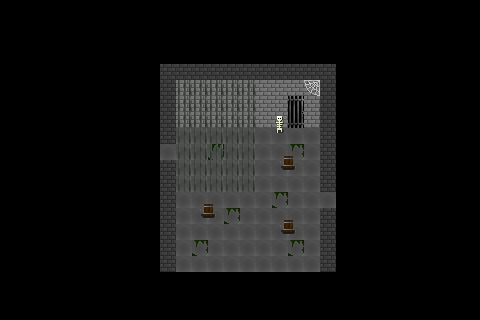

Tiled map render using the project's own tile images. Description and the whole map definition, tile-layer contents included, below:
An orthogonal 30x20 tile map with 16x16 px tiles, 3 tile layers (Tile Layer 1, Tile Layer 2, Tile Layer 3), 2 tilesets and 14 objects.

<map version="1.0" orientation="orthogonal" renderorder="left-down" width="30" height="20" tilewidth="16" tileheight="16" nextobjectid="16">
 <tileset firstgid="1" name="dungeon1" tilewidth="16" tileheight="32" tilecount="10" columns="0">
  <tile id="0">
   <image width="16" height="16" source="../../../Creative Cloud Files/darktiles.png" />
  </tile>
  <tile id="1">
   <image width="16" height="16" source="../../../Creative Cloud Files/bricks1.png" />
  </tile>
  <tile id="2">
   <image width="16" height="16" source="../../../Creative Cloud Files/darkbricks.png" />
  </tile>
  <tile id="3">
   <image width="16" height="32" source="../../../Creative Cloud Files/jaildoor.png" />
  </tile>
  <tile id="4">
   <image width="16" height="16" source="../../../Creative Cloud Files/darkmossytiles.png" />
  </tile>
  <tile id="5">
   <image width="16" height="16" source="../../../Creative Cloud Files/web.png" />
  </tile>
  <tile id="6">
   <image width="16" height="32" source="../../../Creative Cloud Files/skelly_dead.png" />
  </tile>
  <tile id="7">
   <image width="16" height="16" source="../../../Creative Cloud Files/bars.png" />
  </tile>
  <tile id="8">
   <image width="16" height="16" source="../../../Creative Cloud Files/barrel.png" />
  </tile>
  <tile id="9">
   <image width="16" height="32" source="../../../Creative Cloud Files/skelly_dead.png" />
  </tile>
 </tileset>
 <tileset firstgid="11" name="stuff" tilewidth="80" tileheight="48" tilecount="10" columns="0">
  <tile id="0">
   <image width="16" height="16" source="../../../Creative Cloud Files/darktiles.png" />
  </tile>
  <tile id="1">
   <image width="16" height="16" source="../../../Creative Cloud Files/darkmossytiles.png" />
  </tile>
  <tile id="2">
   <image width="16" height="16" source="../../../Creative Cloud Files/bricks1.png" />
  </tile>
  <tile id="3">
   <image width="16" height="16" source="../../../Creative Cloud Files/darkbricks.png" />
  </tile>
  <tile id="4">
   <image width="16" height="32" source="../../../Creative Cloud Files/jaildoor.png" />
  </tile>
  <tile id="5">
   <image width="16" height="32" source="../../../Creative Cloud Files/door1.png" />
  </tile>
  <tile id="6">
   <image width="16" height="32" source="../../../Creative Cloud Files/skelly_dead.png" />
  </tile>
  <tile id="7">
   <image width="80" height="48" source="../../../Creative Cloud Files/table2.png" />
  </tile>
  <tile id="8">
   <image width="16" height="16" source="../../../Creative Cloud Files/barrel.png" />
  </tile>
  <tile id="9">
   <image width="16" height="32" source="../../../Creative Cloud Files/skelly_dead.png" />
  </tile>
 </tileset>
 <layer name="Tile Layer 1" width="30" height="20">
  <data encoding="csv">
0,0,0,0,0,0,0,0,0,0,0,0,0,0,0,0,0,0,0,0,0,0,0,0,0,0,0,0,0,0,
0,0,0,0,0,0,0,0,0,0,0,0,0,0,0,0,0,0,0,0,0,0,0,0,0,0,0,0,0,0,
0,0,0,0,0,0,0,0,0,0,0,0,0,0,0,0,0,0,0,0,0,0,0,0,0,0,0,0,0,0,
0,0,0,0,0,0,0,0,0,0,0,0,0,0,0,0,0,0,0,0,0,0,0,0,0,0,0,0,0,0,
0,0,0,0,0,0,0,0,0,0,3,3,3,3,3,3,3,3,3,3,3,0,0,0,0,0,0,0,0,0,
0,0,0,0,0,0,0,0,0,0,3,2,2,2,2,2,2,2,2,2,3,0,0,0,0,0,0,0,0,0,
0,0,0,0,0,0,0,0,0,0,3,2,2,2,2,2,2,2,2,2,3,0,0,0,0,0,0,0,0,0,
0,0,0,0,0,0,0,0,0,0,3,2,2,2,2,2,2,2,4,2,3,0,0,0,0,0,0,0,0,0,
0,0,0,0,0,0,0,0,0,0,3,1,1,1,1,1,1,1,1,1,3,0,0,0,0,0,0,0,0,0,
0,0,0,0,0,0,0,0,0,0,1,1,1,5,1,1,1,1,5,1,3,0,0,0,0,0,0,0,0,0,
0,0,0,0,0,0,0,0,0,0,3,1,1,1,1,1,1,1,1,1,3,0,0,0,0,0,0,0,0,0,
0,0,0,0,0,0,0,0,0,0,3,1,1,1,1,1,1,1,1,1,3,0,0,0,0,0,0,0,0,0,
0,0,0,0,0,0,0,0,0,0,3,1,1,1,1,1,1,5,1,1,1,0,0,0,0,0,0,0,0,0,
0,0,0,0,0,0,0,0,0,0,3,1,1,1,5,1,1,1,1,1,3,0,0,0,0,0,0,0,0,0,
0,0,0,0,0,0,0,0,0,0,3,1,1,1,1,1,1,1,1,1,3,0,0,0,0,0,0,0,0,0,
0,0,0,0,0,0,0,0,0,0,3,1,5,1,1,1,1,1,5,1,3,0,0,0,0,0,0,0,0,0,
0,0,0,0,0,0,0,0,0,0,3,1,1,1,1,1,1,1,1,1,3,0,0,0,0,0,0,0,0,0,
0,0,0,0,0,0,0,0,0,0,0,0,0,0,0,0,0,0,0,0,0,0,0,0,0,0,0,0,0,0,
0,0,0,0,0,0,0,0,0,0,0,0,0,0,0,0,0,0,0,0,0,0,0,0,0,0,0,0,0,0,
0,0,0,0,0,0,0,0,0,0,0,0,0,0,0,0,0,0,0,0,0,0,0,0,0,0,0,0,0,0
</data>
 </layer>
 <layer name="Tile Layer 2" width="30" height="20">
  <data encoding="csv">
0,0,0,0,0,0,0,0,0,0,0,0,0,0,0,0,0,0,0,0,0,0,0,0,0,0,0,0,0,0,
0,0,0,0,0,0,0,0,0,0,0,0,0,0,0,0,0,0,0,0,0,0,0,0,0,0,0,0,0,0,
0,0,0,0,0,0,0,0,0,0,0,0,0,0,0,0,0,0,0,0,0,0,0,0,0,0,0,0,0,0,
0,0,0,0,0,0,0,0,0,0,0,0,0,0,0,0,0,0,0,0,0,0,0,0,0,0,0,0,0,0,
0,0,0,0,0,0,0,0,0,0,0,0,0,0,0,0,0,0,0,0,0,0,0,0,0,0,0,0,0,0,
0,0,0,0,0,0,0,0,0,0,0,8,8,8,8,8,0,0,0,6,0,0,0,0,0,0,0,0,0,0,
0,0,0,0,0,0,0,0,0,0,0,8,8,8,8,8,0,0,0,0,0,0,0,0,0,0,0,0,0,0,
0,0,0,0,0,0,0,0,0,0,0,8,8,8,8,8,0,0,0,0,0,0,0,0,0,0,0,0,0,0,
0,0,0,0,0,0,0,0,0,0,0,8,8,8,8,8,0,10,0,0,0,0,0,0,0,0,0,0,0,0,
0,0,0,0,0,0,0,0,0,0,0,8,8,8,8,8,0,0,0,0,0,0,0,0,0,0,0,0,0,0,
0,0,0,0,0,0,0,0,0,0,0,8,8,8,8,8,0,0,0,0,0,0,0,0,0,0,0,0,0,0,
0,0,0,0,0,0,0,0,0,0,0,8,8,8,8,8,0,0,0,0,0,0,0,0,0,0,0,0,0,0,
0,0,0,0,0,0,0,0,0,0,0,0,0,0,0,0,0,0,0,0,0,0,0,0,0,0,0,0,0,0,
0,0,0,0,0,0,0,0,0,0,0,0,0,0,0,0,0,0,0,0,0,0,0,0,0,0,0,0,0,0,
0,0,0,0,0,0,0,0,0,0,0,0,0,0,0,0,0,0,0,0,0,0,0,0,0,0,0,0,0,0,
0,0,0,0,0,0,0,0,0,0,0,0,0,0,0,0,0,0,0,0,0,0,0,0,0,0,0,0,0,0,
0,0,0,0,0,0,0,0,0,0,0,0,0,0,0,0,0,0,0,0,0,0,0,0,0,0,0,0,0,0,
0,0,0,0,0,0,0,0,0,0,0,0,0,0,0,0,0,0,0,0,0,0,0,0,0,0,0,0,0,0,
0,0,0,0,0,0,0,0,0,0,0,0,0,0,0,0,0,0,0,0,0,0,0,0,0,0,0,0,0,0,
0,0,0,0,0,0,0,0,0,0,0,0,0,0,0,0,0,0,0,0,0,0,0,0,0,0,0,0,0,0
</data>
 </layer>
 <layer name="Tile Layer 3" width="30" height="20" offsetx="8.36364" offsety="-4.72727">
  <data encoding="csv">
0,0,0,0,0,0,0,0,0,0,0,0,0,0,0,0,0,0,0,0,0,0,0,0,0,0,0,0,0,0,
0,0,0,0,0,0,0,0,0,0,0,0,0,0,0,0,0,0,0,0,0,0,0,0,0,0,0,0,0,0,
0,0,0,0,0,0,0,0,0,0,0,0,0,0,0,0,0,0,0,0,0,0,0,0,0,0,0,0,0,0,
0,0,0,0,0,0,0,0,0,0,0,0,0,0,0,0,0,0,0,0,0,0,0,0,0,0,0,0,0,0,
0,0,0,0,0,0,0,0,0,0,0,0,0,0,0,0,0,0,0,0,0,0,0,0,0,0,0,0,0,0,
0,0,0,0,0,0,0,0,0,0,0,0,0,0,0,0,0,0,0,0,0,0,0,0,0,0,0,0,0,0,
0,0,0,0,0,0,0,0,0,0,0,0,0,0,0,0,0,0,0,0,0,0,0,0,0,0,0,0,0,0,
0,0,0,0,0,0,0,0,0,0,0,0,0,0,0,0,0,0,0,0,0,0,0,0,0,0,0,0,0,0,
0,0,0,0,0,0,0,0,0,0,0,0,0,0,0,0,0,0,0,0,0,0,0,0,0,0,0,0,0,0,
0,0,0,0,0,0,0,0,0,0,0,0,0,0,0,0,0,0,0,0,0,0,0,0,0,0,0,0,0,0,
0,0,0,0,0,0,0,0,0,0,0,0,0,0,0,0,0,9,0,0,0,0,0,0,0,0,0,0,0,0,
0,0,0,0,0,0,0,0,0,0,0,0,0,0,0,0,0,0,0,0,0,0,0,0,0,0,0,0,0,0,
0,0,0,0,0,0,0,0,0,0,0,0,0,0,0,0,0,0,0,0,0,0,0,0,0,0,0,0,0,0,
0,0,0,0,0,0,0,0,0,0,0,0,9,0,0,0,0,0,0,0,0,0,0,0,0,0,0,0,0,0,
0,0,0,0,0,0,0,0,0,0,0,0,0,0,0,0,0,9,0,0,0,0,0,0,0,0,0,0,0,0,
0,0,0,0,0,0,0,0,0,0,0,0,0,0,0,0,0,0,0,0,0,0,0,0,0,0,0,0,0,0,
0,0,0,0,0,0,0,0,0,0,0,0,0,0,0,0,0,0,0,0,0,0,0,0,0,0,0,0,0,0,
0,0,0,0,0,0,0,0,0,0,0,0,0,0,0,0,0,0,0,0,0,0,0,0,0,0,0,0,0,0,
0,0,0,0,0,0,0,0,0,0,0,0,0,0,0,0,0,0,0,0,0,0,0,0,0,0,0,0,0,0,
0,0,0,0,0,0,0,0,0,0,0,0,0,0,0,0,0,0,0,0,0,0,0,0,0,0,0,0,0,0
</data>
 </layer>
 <objectgroup name="Object Layer 1">
  <object id="1" x="176" y="186.909" width="80.1818" height="6" />
  <object id="2" x="204.364" y="209.091" width="9.09091" height="6.72727" />
  <object id="3" x="284.364" y="224.545" width="9.27273" height="7.45455" />
  <object id="4" x="284.182" y="161.273" width="9.45455" height="7.09091" />
  <object id="5" x="276.182" y="126.727" width="6.90909" height="5.81818" />
  <object id="6" x="176" y="123.636" width="144" height="3.81818" />
  <object id="7" x="320" y="126.909" width="3.27273" height="64.7273" />
  <object id="8" x="160" y="127.636" width="15.6364" height="16.3636" />
  <object id="10" x="159.818" y="160.182" width="16.1818" height="111.636" />
  <object id="11" x="158.545" y="143.636" width="1.09091" height="16.7273" />
  <object id="12" x="175.818" y="271.818" width="144.182" height="3.27273" />
  <object id="13" x="320.182" y="207.636" width="15.4545" height="64.1818" />
  <object id="14" x="319.818" y="188.364" width="16" height="3.09091" />
  <object id="15" x="335.818" y="191.273" width="2.90909" height="16.9091" />
 </objectgroup>
</map>